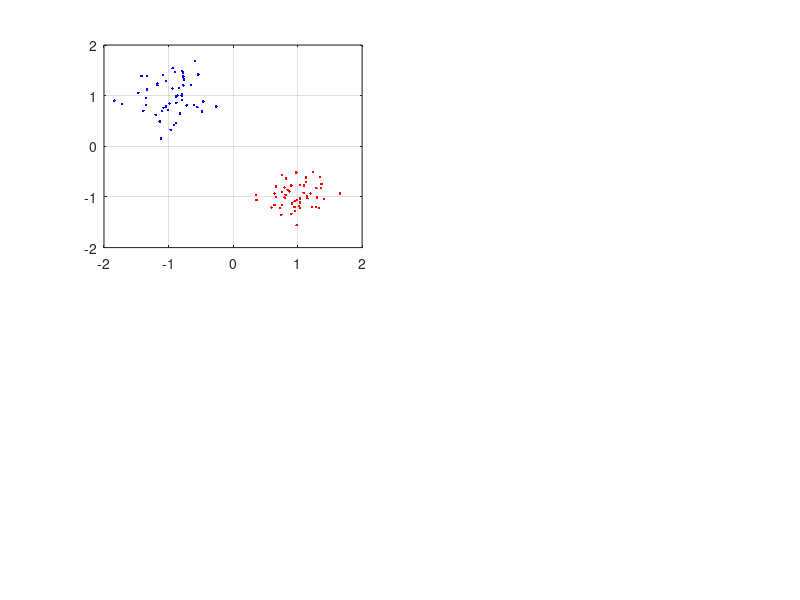

Reproduce this figure in MATLAB. (Note: this script raises an error after producing the figure.)
% %  main9.a  MATLAB main program for Kernel pdf estimation
%   Course 02457, November 2007, LKH
%  
clear
%
N1=50;          % Number of data points in d=2 data 
N2=50;
sig=10;sig2=sig^2;
%
centers=zeros(2,2);
centers(1,1)=1;
centers(2,1)=-1;
centers(1,2)=-1;
centers(2,2)=1;
width=sqrt(0.1);       % std of simulation normal distribution
%
% Normal distributed data for training set clusters
train1=centers(:,1)*ones(1,N1) + width*randn(2,N1);
train2=centers(:,2)*ones(1,N2) + width*randn(2,N2);
train=[train1,train2];
%
% idx = randperm(size(train,2));
% trainRandom=train(idx);
%Alter order 
% trainRandom = []; 
% for i=1:N1
% 
%     trainRandom = [trainRandom, train1(:,i), train2(:,i)]; %, train2(:,i+N1), train2(:,i+N1*2), train2(:,i+N1*3) ];             
% end
% %
% train=trainRandom; 
subplot(2,2,1)
plot(train1(1,:),train1(2,:),'r.',train2(1,:),train2(2,:),'b.')
grid
dists=gp_dist(train,train);
K=exp( - dists/(2*sig2));
%
subplot(2,2,2)
imagesc(K,[0 1]), colormap('gray'),colorbar
%
subplot(2,2,3)
width=sqrt(2);       % std of simulation normal distribution
%
% Normal distributed data for training set clusters
train1=centers(:,1)*ones(1,N1) + width*randn(2,N1);
train2=centers(:,2)*ones(1,N2) + width*randn(2,N2);
train=[train1,train2];
plot(train1(1,:),train1(2,:),'r.',train2(1,:),train2(2,:),'b.')
grid
dists=gp_dist(train,train);
K=exp( - dists/(2*sig2));
subplot(2,2,4)
imagesc(K,[0 1]), colormap('gray'),colorbar








